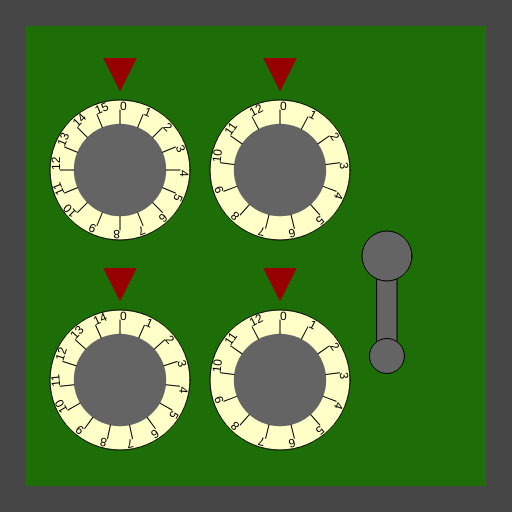
Frame 1 (no input)
Frame 60 (no input): identical to frame 1, image omitted
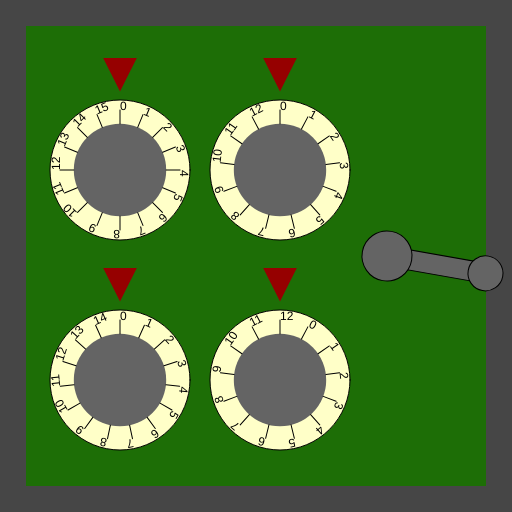
Frame 120 (the mouse pressed at the canvas centre since frame 60)

The p5.js sketch that drew these frames (run headless with seeded random() and noise() and a simulated clock; from frame 60 on, the mouse is pressed at the canvas centre):

// p5.js sketch
// ── sketch.js
/*

Officer: 1382801
CaseNum: 303-2-62459759-1382801

Case 303 - The Case of the Crooked Attorney
Stage 3 - The Gates Bank

I’ve made an appointment for you at the Gates Bank to retrieve your safe deposit box from the vault.
Actually you will break into Torvalds’ one.

Crack the safe by doing the following:











This time you'll need to create the relevant event handlers yourself.

There are many possible ways of investigating this case, but you
should use ONLY the following commands:

	- The assignment operator aka. the equals sign !
	- mouseX, mouseY
	- Incrementing +=
	- Decrementing -=
	- min, max
	- constrain

*/

//declare the variables

var RestrictedStorageComb0;
var RestrictedStorageComb1;
var RestrictedStorageComb2;
var RestrictedStorageComb3;
var RestrictedStorageComb4;


function preload()
{
	//IMAGES WILL BE LOADED HERE

}

function setup()
{
	createCanvas(512,512);

	//initialise the variables
	RestrictedStorageComb0 = 0;
	RestrictedStorageComb1 = 0;
	RestrictedStorageComb2 = 0;
	RestrictedStorageComb3 = 0;
	RestrictedStorageComb4 = 0;

}

///////////////////EVENT HANDLERS///////////////////

//Create event handlers here to open the safe ...

// Whilst the mouse is being dragged:
// - Make RestrictedStorageComb0 equal to the value of mouseX
// - Use the 'max' function to prevent RestrictedStorageComb0 from falling below 3

// Whilst the mouse is being dragged:
// - Decrement RestrictedStorageComb1 by 3
// - Use the 'max' function to prevent RestrictedStorageComb1 from falling below 2

// Whilst the mouse is being dragged:
// - Make RestrictedStorageComb2 equal to the value of mouseY
// - Use the 'max' function to prevent RestrictedStorageComb2 from falling below 2

function mouseDragged() {
	console.log("mouseDragged", mouseX, mouseY);
	RestrictedStorageComb0 = mouseX;
	RestrictedStorageComb0 = max(RestrictedStorageComb0, 3);
	RestrictedStorageComb1 -= 3;
	RestrictedStorageComb1 = max(RestrictedStorageComb1, 2);
	RestrictedStorageComb2 = mouseY;
	RestrictedStorageComb2 = max(RestrictedStorageComb2, 2)
}

// When the mouse button is pressed:
// - Decrement RestrictedStorageComb3 by 1
// - Use the 'min' function to prevent RestrictedStorageComb3 from going above 10
function mousePressed() {
	console.log("mousePressed", mouseX, mouseY);
	RestrictedStorageComb3 -= 1;
	RestrictedStorageComb3 = min(RestrictedStorageComb3, 10);
}

// Whilst the mouse is moving:
// - Make RestrictedStorageComb4 equal to the value of mouseY
// - Use the 'min' function to prevent RestrictedStorageComb4 from going above 80
function mouseMoved() {
	console.log("mouseMoved");
	RestrictedStorageComb4 = mouseY;
	RestrictedStorageComb4 = min(RestrictedStorageComb4, 80);
}

///////////////DO NOT CHANGE CODE BELOW THIS POINT///////////////////

function draw()
{

	//Draw the safe door
	background(70);
	noStroke();
	fill(29,110,6);
	rect(26,26,width-52,width-52);

	//Draw the combination dials
	push();
	translate(120,170);
	drawDial(140,RestrictedStorageComb0, 16);
	pop();

	push();
	translate(120,380);
	drawDial(140,RestrictedStorageComb1, 15);
	pop();

	push();
	translate(280,170);
	drawDial(140,RestrictedStorageComb2, 13);
	pop();

	push();
	translate(280,380);
	drawDial(140,RestrictedStorageComb3, 13);
	pop();

	//Draw the lever
	push();
	translate(width - 125,256);
	drawLever(RestrictedStorageComb4);
	pop();


}

function drawDial(diameter,num,maxNum)
{
	//the combination lock

	var r = diameter * 0.5;
	var p = r * 0.6;

	stroke(0);
	fill(255,255,200);
	ellipse(0,0,diameter,diameter);
	fill(100);
	noStroke();
	ellipse(0,0,diameter*0.66,diameter*0.66);
	fill(150,0,0);
	triangle(
		-p * 0.4,-r-p,
		p * 0.4,-r-p,
		0,-r-p/5
	);

	noStroke();

	push();
	var inc = 360/maxNum;

	rotate(radians(-num * inc));
	for(var i = 0; i < maxNum; i++)
	{
		push();
		rotate(radians(i * inc));
		stroke(0);
		line(0,-r*0.66,0,-(r-10));
		noStroke();
		fill(0);
		text(i,0,-(r-10));
		pop();
	}

	pop();
}

function drawLever(rot)
{
	push();
	rotate(radians(-rot))
	stroke(0);
	fill(100);
	rect(-10,0,20,100);
	ellipse(0,0,50,50);
	ellipse(0,100,35,35);
	pop();
}
